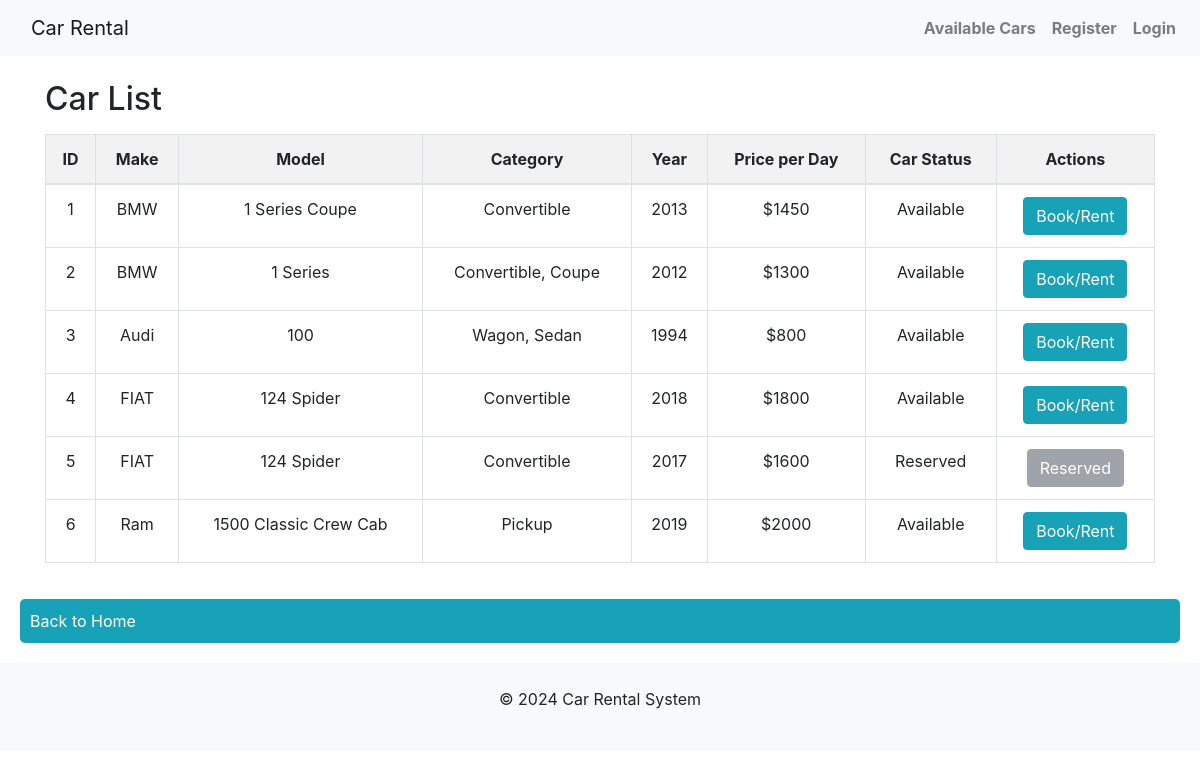
Page /car_list on the committed database.
### app/models.py (models this page shows, shortened)
class Car(db.Model):
    id = db.Column(db.Integer, primary_key=True)
    make = db.Column(db.String(50), nullable=False)
    model = db.Column(db.String(50), nullable=False)
    category = db.Column(db.String(50), nullable=False)
    year = db.Column(db.Integer, nullable=False)
    price_per_day = db.Column(db.Integer, nullable=False)
    status = db.Column(db.String(20), nullable=False, default="Available")

### app/routes.py (the view)
@app.route('/car_list')
def car_list():
    cars = Car.query.all()
    return render_template('car_list.html', cars=cars)

### app/templates/car_list.html (shortened to what this page needs)
<!DOCTYPE html>
<html lang="en">
<head>
</head>
<body>
{% extends "base.html" %}
{% block content %}
<div class="container">
    <h2 class="mt-4">Car List</h2>
    <table class="table table-bordered mt-3">
        <thead>
            <tr>
                <th>ID</th>
                <th>Make</th>
                <th>Model</th>
                <th>Category</th>
                <th>Year</th>
                <th>Price per Day</th>
                <th>Car Status</th>
                <th>Actions</th>
            </tr>
        </thead>
        <tbody>
            {% for car in cars %}
            <tr>
                <td>{{ car.id }}</td>
                <td>{{ car.make }}</td>
                <td>{{ car.model }}</td>
                <td>{{ car.category }}</td>
                <td>{{ car.year }}</td>
                <td>${{ car.price_per_day }}</td>
                <td>{{car.status}}</td>
                <td>
                    {% if car.status == "Available" %}
                    <a href="{{ url_for('car_book', car_id=car.id) }}" class="btn btn-info">Book/Rent</a>
                    {% else %}
                    <button class="btn btn-secondary" disabled>{{ car.status }}</button>
                    {% endif %}
                </td>
            </tr>
            {% endfor %}
        </tbody>
    </table>
</div>
<a href="{{url_for('index') }}" class="back-home-link">Back to Home</a>
{% endblock %}

### app/static/css/custom.css (style rules this page uses)
body { font-family: Arial, sans-serif; margin: 0; padding: 0; background-color: #f4f4f4; }
table { width: 80%; margin: 20px auto; border-collapse: collapse; background-color: #fff; }
table th, table td { padding: 10px; border: 1px solid #ddd; text-align: center; }
table th { background-color: #f2f2f2; }
button { padding: 10px 15px; color: #fff; background-color: #007baa; border: none; border-radius: 3px; cursor: pointer; height: 38px; }
a { text-decoration: none; color: #fff; padding: 10px 15px; background-color: #007baa; border-radius: 3px; cursor: pointer; }
.container { width: 80%; margin: auto; overflow: hidden; }
.back-home-link { display: block; text-align: left; margin: 20px; color: #fff; background-color: #17a2b8; padding: 10px; border-radius: 5px; }
table, th, td { border: 1px solid; }

### rows in the picture
Car: id "1", make "BMW", model "1 Series Coupe", category "Convertible", year "2013", price_per_day "1450", status "Available"
Car: id "2", make "BMW", model "1 Series", category "Convertible, Coupe", year "2012", price_per_day "1300", status "Available"
Car: id "3", make "Audi", model "100", category "Wagon, Sedan", year "1994", price_per_day "800", status "Available"
Car: id "4", make "FIAT", model "124 Spider", category "Convertible", year "2018", price_per_day "1800", status "Available"
Car: id "5", make "FIAT", model "124 Spider", category "Convertible", year "2017", price_per_day "1600", status "Reserved"
Car: id "6", make "Ram", model "1500 Classic Crew Cab", category "Pickup", year "2019", price_per_day "2000", status "Available"
